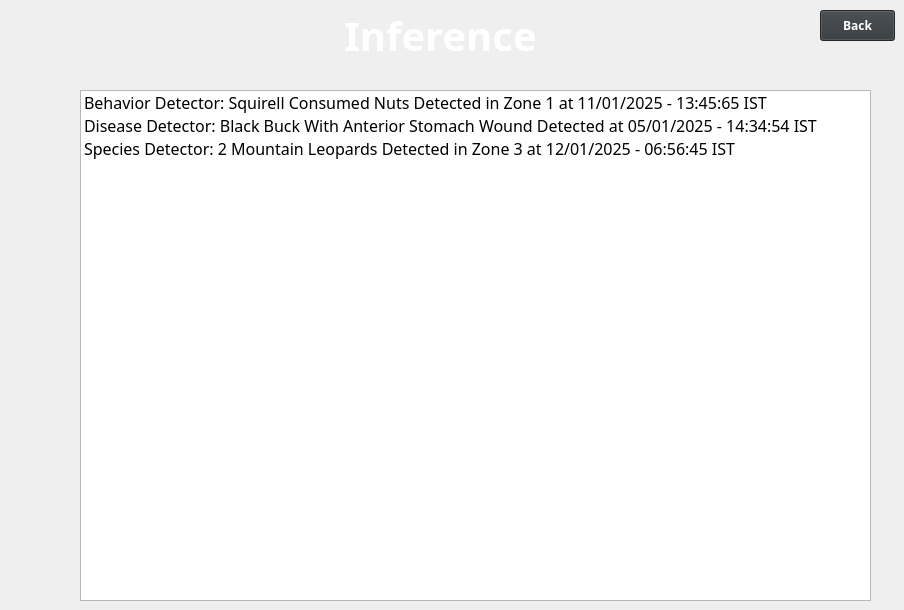
    <widget class="QWidget" name="InferencePage">
     <property name="styleSheet">
      <string notr="true">QWidget#InferencePage{
	
	background-color: rgb(50, 55, 59);
}</string>
     </property>
     <widget class="QLabel" name="label_15">
      <property name="geometry">
       <rect>
        <x>280</x>
        <y>0</y>
        <width>321</width>
        <height>71</height>
       </rect>
      </property>
      <property name="font">
       <font>
        <family>Barlow</family>
        <pointsize>30</pointsize>
        <bold>true</bold>
       </font>
      </property>
      <property name="styleSheet">
       <string notr="true">color: rgb(255, 255, 255);</string>
      </property>
      <property name="text">
       <string>Inference</string>
      </property>
      <property name="alignment">
       <set>Qt::AlignmentFlag::AlignCenter</set>
      </property>
     </widget>
     <widget class="QPushButton" name="InferencePageBack_btn">
      <property name="geometry">
       <rect>
        <x>820</x>
        <y>10</y>
        <width>75</width>
        <height>31</height>
       </rect>
      </property>
      <property name="font">
       <font>
        <family>Barlow</family>
        <pointsize>9</pointsize>
        <bold>true</bold>
       </font>
      </property>
      <property name="styleSheet">
       <string notr="true">color: rgb(255, 255, 255);
background-color: rgb(50, 55, 59);</string>
      </property>
      <property name="text">
       <string>Back</string>
      </property>
     </widget>
     <widget class="QLabel" name="label_8">
      <property name="geometry">
       <rect>
        <x>160</x>
        <y>120</y>
        <width>481</width>
        <height>21</height>
       </rect>
      </property>
      <property name="text">
       <string>2 Mountain Leopards Detected in Zone 3 at 29/11/2025:23:56 IST</string>
      </property>
     </widget>
     <widget class="QLabel" name="label_9">
      <property name="geometry">
       <rect>
        <x>160</x>
        <y>160</y>
        <width>501</width>
        <height>31</height>
       </rect>
      </property>
      <property name="text">
       <string>Squirel Species Behavior Classification: Nut Consumption in Zone 2 at 30/11/2025:05:56 IST</string>
      </property>
     </widget>
     <widget class="QLabel" name="label_10">
      <property name="geometry">
       <rect>
        <x>230</x>
        <y>140</y>
        <width>49</width>
        <height>16</height>
       </rect>
      </property>
      <property name="text">
       <string>TextLabel</string>
      </property>
     </widget>
     <widget class="QListWidget" name="infer_list_view">
      <property name="geometry">
       <rect>
        <x>80</x>
        <y>90</y>
        <width>791</width>
        <height>511</height>
       </rect>
      </property>
      <property name="font">
       <font>
        <family>Barlow</family>
        <pointsize>12</pointsize>
        <bold>false</bold>
       </font>
      </property>
      <property name="frameShadow">
       <enum>QFrame::Shadow::Raised</enum>
      </property>
      <property name="isWrapping" stdset="0">
       <bool>false</bool>
      </property>
      <property name="layoutMode">
       <enum>QListView::LayoutMode::SinglePass</enum>
      </property>
      <property name="spacing">
       <number>10</number>
      </property>
      <property name="viewMode">
       <enum>QListView::ViewMode::ListMode</enum>
      </property>
      <property name="uniformItemSizes">
       <bool>false</bool>
      </property>
      <property name="wordWrap">
       <bool>false</bool>
      </property>
      <property name="selectionRectVisible">
       <bool>true</bool>
      </property>
      <property name="itemAlignment">
       <set>Qt::AlignmentFlag::AlignLeading</set>
      </property>
      <property name="sortingEnabled">
       <bool>true</bool>
      </property>
      <item>
       <property name="text">
        <string>Behavior Detector: Squirell Consumed Nuts Detected in Zone 1 at 11/01/2025 - 13:45:65 IST</string>
       </property>
      </item>
      <item>
       <property name="text">
        <string>Disease Detector: Black Buck With Anterior Stomach Wound Detected at 05/01/2025 - 14:34:54 IST</string>
       </property>
      </item>
      <item>
       <property name="text">
        <string>Species Detector: 2 Mountain Leopards Detected in Zone 3 at 12/01/2025 - 06:56:45 IST</string>
       </property>
      </item>
     </widget>
    </widget>
